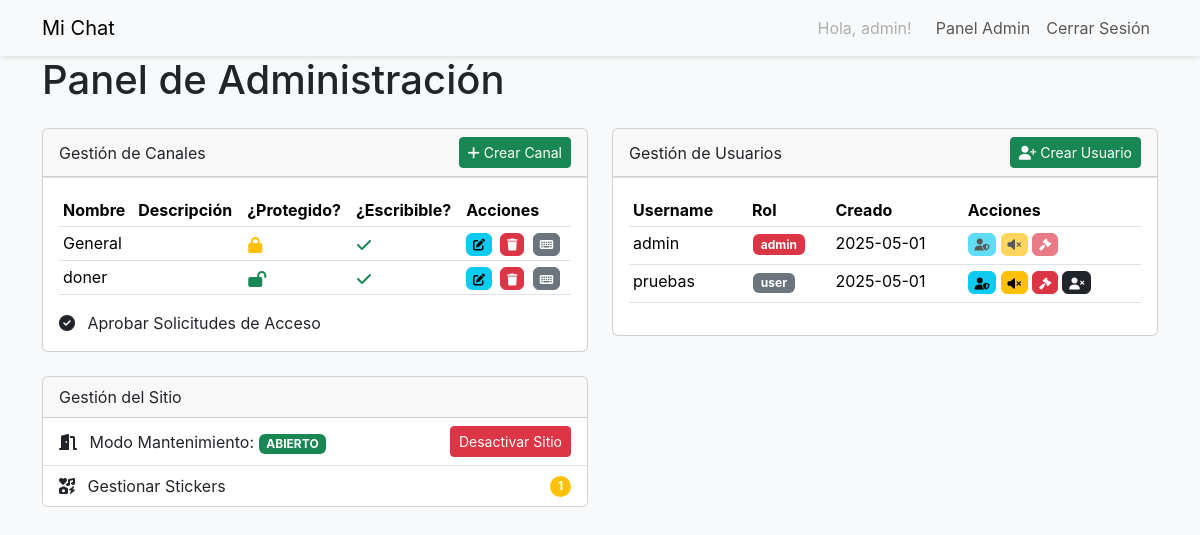
The page /admin (signed in) on the database its author committed.
### app/models.py (models this page shows, shortened)
class User(UserMixin, db.Model):
    id = db.Column(db.Integer, primary_key=True) # Clave primaria autoincremental
    username = db.Column(db.String(64), index=True, unique=True, nullable=False) # Nombre de usuario, indexado y único
    password_hash = db.Column(db.String(256), nullable=False) # Hash de la contraseña (NUNCA la contraseña real)
    role = db.Column(db.String(10), index=True, default='user', nullable=False) # Roles: 'user', 'moderator', 'admin'
    created_at = db.Column(db.DateTime, default=lambda: datetime.now(timezone.utc)) # Fecha de creación (UTC)
    messages = db.relationship('Message', backref='author', lazy='dynamic', cascade='all, delete-orphan')
    approved_channels = db.relationship(
        'Channel', secondary=channel_members,
        backref=db.backref('approved_members', lazy='dynamic'),
        lazy='dynamic'
    )
    @property
    def is_admin(self):
        return self.role == 'admin'

class Channel(db.Model):
    id = db.Column(db.Integer, primary_key=True)
    name = db.Column(db.String(100), index=True, unique=True, nullable=False) # Nombre del canal, único
    description = db.Column(db.String(255), nullable=True) # Descripción opcional
    password_hash = db.Column(db.String(256), nullable=True) # Hash si el canal tiene contraseña
    is_writable = db.Column(db.Boolean, default=True, nullable=False) # Control admin para permitir/denegar mensajes
    created_at = db.Column(db.DateTime, default=lambda: datetime.now(timezone.utc)) # Fecha creación (UTC)
    requires_approval = db.Column(db.Boolean, default=False, nullable=False)
    messages = db.relationship('Message', backref='channel', lazy='dynamic', cascade='all, delete-orphan')

### app/routes.py (the view)
@app.route('/admin')
@login_required
@admin_required
def admin_dashboard():
    now = datetime.now(timezone.utc)
    try:
        users = User.query.order_by(User.username).all()
        channels = Channel.query.order_by(Channel.name).all()
        active_mutes_list = Mute.query.filter(
            (Mute.expires_at == None) | (Mute.expires_at > now)
        ).all()
        active_bans_list = Ban.query.filter(
            (Ban.expires_at == None) | (Ban.expires_at > now)
        ).all()
        active_mutes = {}
        for mute in active_mutes_list:
            if mute.user_id not in active_mutes:
                active_mutes[mute.user_id] = []
            active_mutes[mute.user_id].append((mute.channel_id, mute))
        active_bans = {}
        for ban in active_bans_list:
            if ban.user_id not in active_bans:
                active_bans[ban.user_id] = []
            active_bans[ban.user_id].append((ban.channel_id, ban))
        pending_sticker_count = Sticker.query.filter_by(is_approved=False).count() # Contar pendientes
    except Exception as e:
        flash(f"Error al cargar datos para el panel: {e}", "danger")
        print(f"Error DB al cargar dashboard: {e}")
        users = []
        channels = []
        active_mutes = {}
        active_bans = {}
        pending_sticker_count = 0
    mute_form = MuteUserForm()
    ban_form = BanUserForm()
    site_closed_setting = Setting.query.filter_by(key='site_closed').first()
    is_site_closed = site_closed_setting.value.lower() == 'true' if site_closed_setting else False
    return render_template('admin_panel.html', title='Panel Admin',
                           users=users, channels=channels,
                           mute_form=mute_form, ban_form=ban_form,
                           active_mutes=active_mutes, active_bans=active_bans,
                           is_site_closed=is_site_closed,
                           pending_sticker_count=pending_sticker_count) # <-- Pasar diccionarios

### app/forms.py (called while the page is built)
def coerce_int_or_none(x):
    if x is None or x == '':
        return None
    try:
        return int(x)
    except (ValueError, TypeError): # Capturar ambos errores
        return None # Devolver None si la conversión falla

### app/models.py (called while the page is built)
@login.user_loader
def load_user(id):
    return User.query.get(int(id))

### app/routes.py (called while the page is built)
def admin_required(f):
    @wraps(f)
    def decorated_function(*args, **kwargs):
        if not current_user.is_authenticated or not current_user.is_admin:
            abort(403)
        return f(*args, **kwargs)
    return decorated_function

### app/templates/admin_panel.html (shortened to what this page needs)
{% extends "base.html" %}
{% block content %}
<h1 class="mb-4">Panel de Administración</h1>
<div class="row">
    <div class="col-lg-6 mb-4">
        <div class="card">
            <div class="card-header d-flex justify-content-between align-items-center">
                Gestión de Canales
                <a href="{{ url_for('admin_create_channel') }}" class="btn btn-sm btn-success">
                    <i class="fas fa-plus"></i> Crear Canal
                </a>
            </div>
            <div class="card-body admin-table-container">
                {% if channels %}
                    <table class="table table-sm table-hover">
                        <thead>
                            <tr>
                                <th>Nombre</th>
                                <th>Descripción</th>
                                <th>¿Protegido?</th>
                                <th>¿Escribible?</th>
                                <th>Acciones</th>
                            </tr>
                        </thead>
                        <tbody>
                            {% for channel in channels %}
                            <tr>
                                <td>{{ channel.name }}</td>
                                <td>{{ channel.description | truncate(50) }}</td>
                                <td>{% if channel.password_hash %}<i class="fas fa-lock text-warning"></i>{% else %}<i class="fas fa-lock-open text-success"></i>{% endif %}</td>
                                <td>{% if channel.is_writable %}<i class="fas fa-check text-success"></i>{% else %}<i class="fas fa-times text-danger"></i>{% endif %}</td>
                                <td>
                                    <a href="{{ url_for('admin_edit_channel', channel_id=channel.id) }}" class="btn btn-xs btn-info" title="Editar"><i class="fas fa-edit"></i></a>
                                    <form action="{{ url_for('admin_delete_channel', channel_id=channel.id) }}" method="POST" class="d-inline" onsubmit="return confirm('¿Estás SEGURO de que quieres borrar el canal \'{{ channel.name }}\' y TODOS sus mensajes? Esta acción no se puede deshacer.');">
                                        <button type="submit" class="btn btn-xs btn-danger" title="Borrar Canal"><i class="fas fa-trash"></i></button>
                                    </form>
                                    <form action="{{ url_for('admin_toggle_channel_write', channel_id=channel.id) }}" method="POST" class="d-inline">
                                        <button type="submit" class="btn btn-xs btn-secondary" title="{% if channel.is_writable %}Bloquear{% else %}Desbloquear{% endif %} Escritura">
                                            <i class="fas fa-{% if channel.is_writable %}keyboard{% else %}ban{% endif %}"></i>
                                        </button>
                                    </form>
                                </td>
                            </tr>
                            {% endfor %}
                        </tbody>
                    </table>
                {% else %}
                    <p class="text-muted">No hay canales creados.</p>
                {% endif %}
                <a href="{{ url_for('admin_pending_requests') }}" class="list-group-item list-group-item-action mt-3">
                    <i class="fas fa-check-circle me-2"></i> Aprobar Solicitudes de Acceso
                </a>
            </div>
        </div>
    </div>
    <div class="col-lg-6 mb-4">
        <div class="card">
            <div class="card-header d-flex justify-content-between align-items-center">
                Gestión de Usuarios
                <a href="{{ url_for('admin_create_user') }}" class="btn btn-sm btn-success">
                     <i class="fas fa-user-plus"></i> Crear Usuario
                </a>
            </div>
            <div class="card-body admin-table-container">
                 {% if users %}
                    <table class="table table-sm table-hover">
                         <thead>
                            <tr>
                                <th>Username</th>
                                <th>Rol</th>
                                <th>Creado</th>
                                <th>Acciones</th>
                            </tr>
                        </thead>
                        <tbody>
                            {% for user in users %}
                            <tr>
                                <td>{{ user.username }}</td>
                                <td>
                                    {% if user.role == 'admin' %}
                                        <span class="badge bg-danger">{{ user.role }}</span>
                                    {% elif user.role == 'moderator' %}
                                         <span class="badge bg-warning text-dark">{{ user.role }}</span>
                                    {% else %}
                                         <span class="badge bg-secondary">{{ user.role }}</span>
                                    {% endif %}
                                </td>
                                <td>{{ user.created_at.strftime('%Y-%m-%d') }}</td>
                                <td>
                                    {% if user.id != current_user.id and user.id != 1 %}
                                         <a href="{{ url_for('admin_edit_user_role', user_id=user.id) }}" class="btn btn-xs btn-info" title="Editar Rol"><i class="fas fa-user-shield"></i></a>
                                    {% else %}
                                         <button class="btn btn-xs btn-info disabled" title="Editar Rol"><i class="fas fa-user-shield"></i></button>
                                    {% endif %}
                                    {% if user.id != current_user.id and user.id != 1 %}
                                        <button type="button" class="btn btn-xs btn-warning" title="Gestionar Mute" data-bs-toggle="modal" data-bs-target="#muteModal" data-user-id="{{ user.id }}" data-username="{{ user.username }}">
                                            <i class="fas fa-volume-mute"></i>
                                        </button>
                                    {% else %}
                                          <button class="btn btn-xs btn-warning disabled" title="Mutear"><i class="fas fa-volume-mute"></i></button>
                                    {% endif %}
                                    {% if user.id != current_user.id and user.id != 1 %}
                                        <button type="button" class="btn btn-xs btn-danger" title="Gestionar Ban" data-bs-toggle="modal" data-bs-target="#banModal" data-user-id="{{ user.id }}" data-username="{{ user.username }}">
                                            <i class="fas fa-gavel"></i>
                                        </button>
                                    {% else %}
                                          <button class="btn btn-xs btn-danger disabled" title="Banear"><i class="fas fa-gavel"></i></button>
                                    {% endif %}
                                    {% if user.id != current_user.id and user.id != 1 %}
                                    <form action="{{ url_for('admin_delete_user', user_id=user.id) }}" method="POST" class="d-inline" onsubmit="return confirm('¿Estás SEGURO de que quieres borrar al usuario \'{{ user.username }}\'? Esta acción no se puede deshacer.');">
                                        <button type="submit" class="btn btn-xs btn-dark" title="Borrar Usuario"><i class="fas fa-user-times"></i></button>
                                    </form>
                                    {% endif %}
                                </td>
                            </tr>
                            {% endfor %}
                        </tbody>
                    </table>
                {% else %}
                    <p class="text-muted">No hay usuarios registrados (aparte de ti).</p>
                {% endif %}
            </div>
        </div>
    </div>
     <div class="col-lg-6 mb-4">
        <div class="card">
            <div class="card-header">
                Gestión del Sitio
            </div>
            <div class="list-group list-group-flush">
                 <div class="list-group-item">
                     <form action="{{ url_for('admin_toggle_maintenance') }}" method="POST" class="d-flex justify-content-between align-items-center">
                         <span>
                             <i class="fas fa-door-{% if is_site_closed %}closed{% else %}open{% endif %} me-2"></i>
                             Modo Mantenimiento:
                             {% if is_site_closed %}
                                 <span class="badge bg-danger">CERRADO</span>
                             {% else %}
                                  <span class="badge bg-success">ABIERTO</span>
                             {% endif %}
                         </span>
                         <button type="submit" class="btn btn-sm {% if is_site_closed %}btn-success{% else %}btn-danger{% endif %}">
                             {% if is_site_closed %}Activar Sitio{% else %}Desactivar Sitio{% endif %}
                         </button>
                     </form>
                 </div>
                 <a href="{{ url_for('admin_manage_stickers') }}" class="list-group-item list-group-item-action d-flex justify-content-between align-items-center">
                    <span>
                        <i class="fas fa-icons me-2"></i> Gestionar Stickers
                    </span>
                    {% if pending_sticker_count > 0 %}
                        <span class="badge bg-warning rounded-pill">{{ pending_sticker_count }}</span>
                    {% endif %}
                </a>
            </div>
        </div>
    </div>
</div>
{% endblock %}

### app/templates/base.html (shortened to what this page needs)
<!doctype html>
<html lang="es">
<head>
    <link href="https://cdn.jsdelivr.net/npm/bootstrap@5.3.3/dist/css/bootstrap.min.css" rel="stylesheet">
    <link rel="stylesheet" href="https://cdnjs.cloudflare.com/ajax/libs/font-awesome/6.5.2/css/all.min.css" />
    <link rel="stylesheet" href="{{ url_for('static', filename='css/style.css') }}">
</head>
<body class="{{ 'page-' + title.lower().replace(' ', '-') if title else 'page-default' }}"></body>
    <nav class="navbar navbar-expand-lg navbar-light bg-light">
        <div class="container">
            <a class="navbar-brand" href="{{ url_for('index') }}">Mi Chat</a>
            <div class="collapse navbar-collapse" id="navbarNav">
                <ul class="navbar-nav ms-auto">
                    {% if current_user.is_authenticated %}
                        <li class="nav-item">
                            <span class="nav-link disabled me-2">Hola, {{ current_user.username }}!</span>
                        </li>
                        {% if current_user.is_admin %}
                        <li class="nav-item">
                            <a class="nav-link" href="{{ url_for('admin_dashboard') }}">Panel Admin</a>
                        </li>
                        {% endif %}
                        <li class="nav-item">
                            <a class="nav-link" href="{{ url_for('logout') }}">Cerrar Sesión</a>
                        </li>
                    {% endif %}
                </ul>
            </div>
        </div>
    </nav>
    <div class="container">
        {% block content %}{% endblock %}
    </div>
</body>
</html>

### app/static/css/style.css (style rules this page uses)
html, body { height: 100%; margin: 0; padding: 0; overflow: hidden; }
body { display: flex; flex-direction: column; font-family: -apple-system, BlinkMacSystemFont, "Segoe UI", Roboto, "Helvetica Neue", Arial, sans-serif; background-color: #f8f9fa; }
.navbar { flex-shrink: 0; box-shadow: 0 2px 4px rgba(0,0,0,.1); }
.admin-table-container { max-height: 400px; overflow-y: auto; border-top: 1px solid #dee2e6; }
.btn-xs { --bs-btn-padding-y: .1rem; --bs-btn-padding-x: .3rem; --bs-btn-font-size: .75rem; }
.table .badge, .table .fas, .table .far, .table .fab { vertical-align: middle; margin: 0 1px; }
.table td form.d-inline + form.d-inline, .table td a.btn-xs + form.d-inline, .table td form.d-inline + a.btn-xs { margin-left: 0.25rem; }

### rows shown on the page
User: username "admin", role "admin", created_at "2025-05-01"
Channel: name "General", is_writable True (drawn)
Channel: name "doner", is_writable True (drawn)
User: username "pruebas", role "user", created_at "2025-05-01"

### other values the page prints
{{ pending_sticker_count }} "1"
